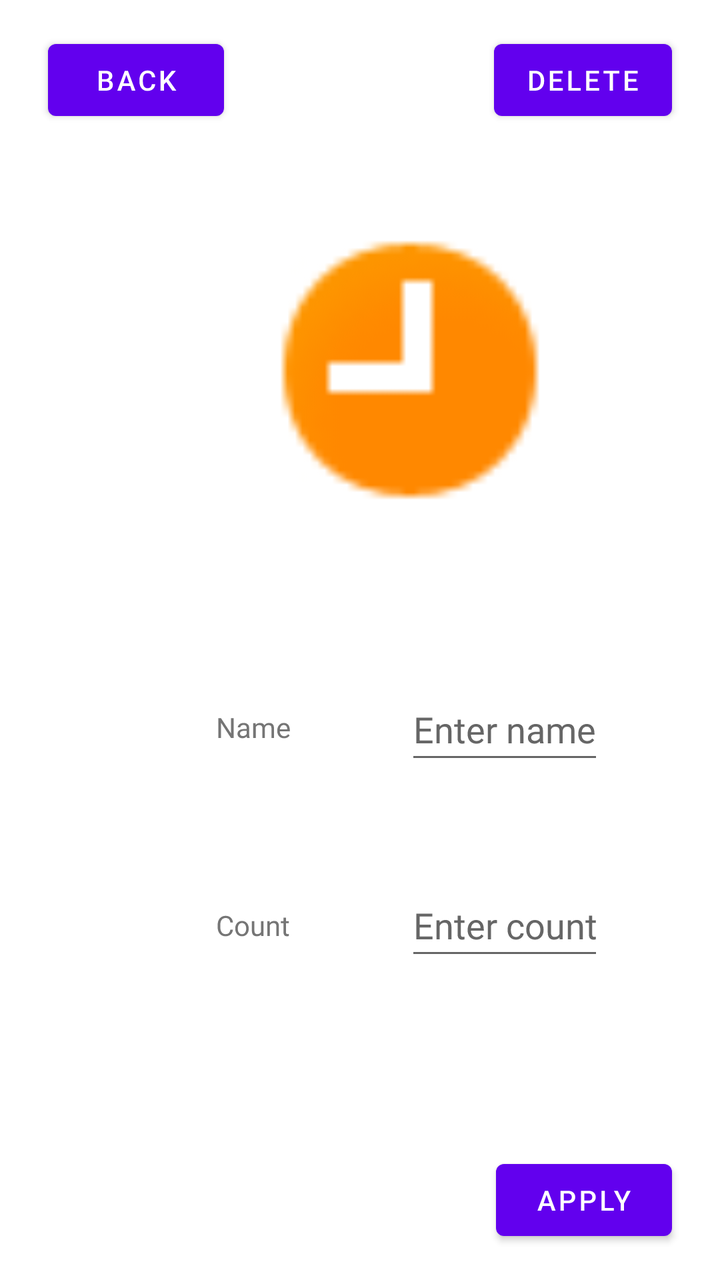
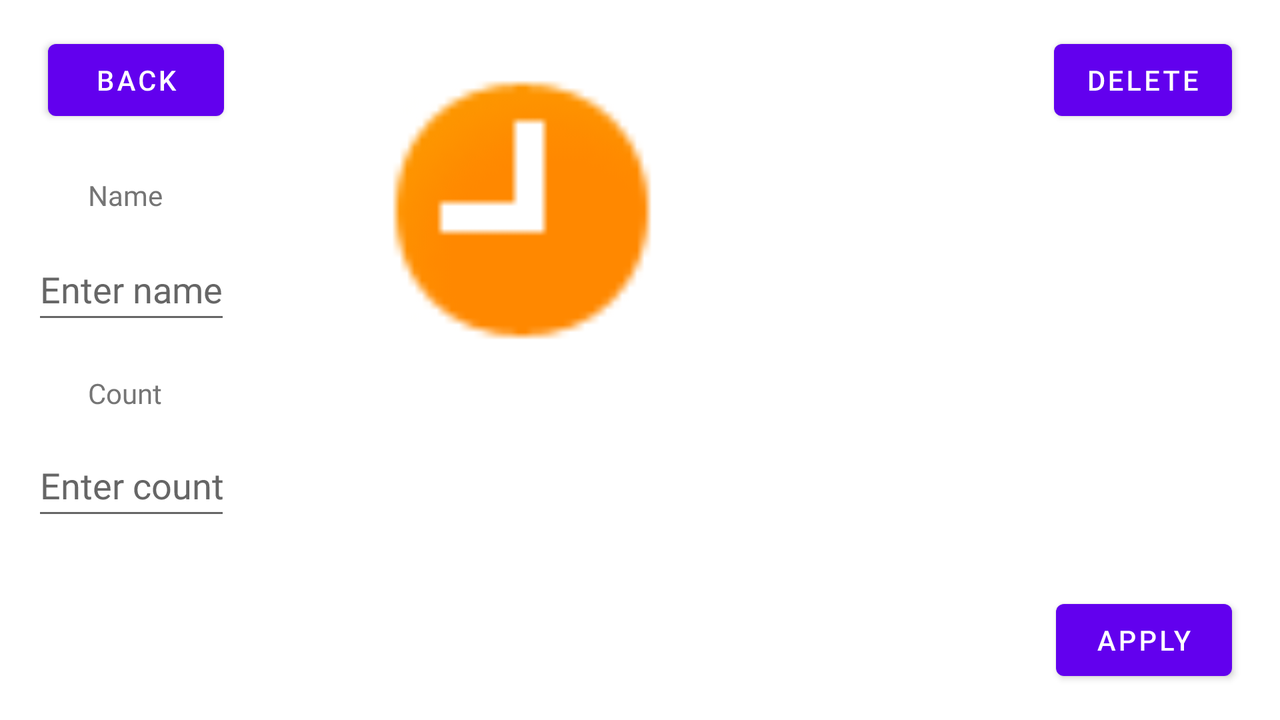

One screen, two layout resources from the same app: the default and the repository's alternative for another configuration. Each is rendered where Android would select it; the XML of both is given below.
<!-- AndroidManifest.xml: application theme Theme.KR1 -->
<!-- res/layout/fragment_product_editor.xml -->
<?xml version="1.0" encoding="utf-8"?>
<androidx.constraintlayout.widget.ConstraintLayout
    android:id="@+id/editor_fragment"
    xmlns:android="http://schemas.android.com/apk/res/android"
    xmlns:app="http://schemas.android.com/apk/res-auto"
    android:layout_width="match_parent"
    android:layout_height="match_parent"
    android:rotationX="360">

    <Button
        android:id="@+id/backButton"
        android:layout_width="wrap_content"
        android:layout_height="wrap_content"
        android:layout_marginStart="24dp"
        android:layout_marginTop="16dp"
        android:text="@string/backButton"
        app:layout_constraintLeft_toLeftOf="parent"
        app:layout_constraintTop_toTopOf="parent" />

    <Button
        android:id="@+id/deleteButton"
        android:layout_width="wrap_content"
        android:layout_height="wrap_content"
        android:layout_marginEnd="24dp"
        android:layout_marginTop="16dp"
        android:text="@string/deleteButton"
        app:layout_constraintRight_toRightOf="parent"
        app:layout_constraintTop_toTopOf="parent" />

    <ImageView
        android:id="@+id/productImage"
        android:layout_width="194dp"
        android:layout_height="178dp"
        android:layout_marginStart="84dp"
        android:layout_marginTop="32dp"
        app:layout_constraintLeft_toLeftOf="@id/backButton"
        app:layout_constraintTop_toBottomOf="@id/backButton"
        app:srcCompat="@android:drawable/presence_away"
        android:contentDescription="@string/productImage" />

    <TextView
        android:id="@+id/productName"
        android:layout_width="wrap_content"
        android:layout_height="wrap_content"
        android:layout_marginTop="80dp"
        android:text="@string/productName"
        app:layout_constraintLeft_toLeftOf="@id/productImage"
        app:layout_constraintTop_toBottomOf="@id/productImage" />

    <EditText
        android:id="@+id/productNameChange"
        android:layout_width="0dp"
        android:layout_height="wrap_content"
        android:autofillHints="name"
        android:imeOptions="actionDone"
        android:hint="@string/enterName"
        android:inputType="text"
        android:layout_marginTop="65dp"
        android:minHeight="48dp"
        app:layout_constraintRight_toRightOf="@id/productImage"
        app:layout_constraintTop_toBottomOf="@id/productImage" />

    <TextView
        android:id="@+id/productCount"
        android:layout_width="wrap_content"
        android:layout_height="wrap_content"
        android:layout_marginTop="80dp"
        android:text="@string/productCount"
        app:layout_constraintLeft_toLeftOf="@id/productName"
        app:layout_constraintTop_toBottomOf="@id/productName" />

    <EditText
        android:id="@+id/productCountChange"
        android:layout_width="0dp"
        android:layout_height="wrap_content"
        android:layout_marginTop="50dp"
        android:autofillHints="name"
        android:imeOptions="actionDone"
        android:hint="@string/enterCount"
        android:inputType="number"
        android:minHeight="48dp"
        app:layout_constraintLeft_toLeftOf="@id/productNameChange"
        app:layout_constraintRight_toRightOf="@id/productNameChange"
        app:layout_constraintTop_toBottomOf="@id/productNameChange" />

    <Button
        android:id="@+id/applyButton"
        android:layout_width="wrap_content"
        android:layout_height="wrap_content"
        android:text="@string/applyButton"
        android:layout_marginEnd="24dp"
        android:layout_marginBottom="16dp"
        app:layout_constraintRight_toRightOf="parent"
        app:layout_constraintBottom_toBottomOf="parent"/>

</androidx.constraintlayout.widget.ConstraintLayout>
<!-- resources referenced by this layout -->
<resources>
  <string name="applyButton">Apply</string>
  <string name="backButton">back</string>
  <string name="deleteButton">Delete</string>
  <string name="enterCount">Enter count</string>
  <string name="enterName">Enter name</string>
  <string name="productCount">Count</string>
  <string name="productImage">ProductImage</string>
  <string name="productName">Name</string>
  <style name="Theme.KR1" parent="Theme.MaterialComponents.DayNight.DarkActionBar">
          
          <item name="colorPrimary">@color/purple_500</item>
          <item name="colorPrimaryVariant">@color/purple_700</item>
          <item name="colorOnPrimary">@color/white</item>
          
          <item name="colorSecondary">@color/teal_200</item>
          <item name="colorSecondaryVariant">@color/teal_700</item>
          <item name="colorOnSecondary">@color/black</item>
          
          <item name="android:statusBarColor">?attr/colorPrimaryVariant</item>
          
      </style>
</resources>
<!-- res/layout-land/fragment_product_editor.xml (the repository's variant of the layout above) -->
<!-- drawn on the phone turned sideways -->
<?xml version="1.0" encoding="utf-8"?>
<androidx.constraintlayout.widget.ConstraintLayout
    xmlns:android="http://schemas.android.com/apk/res/android"
    xmlns:app="http://schemas.android.com/apk/res-auto"
    android:layout_width="match_parent"
    android:layout_height="match_parent"
    android:rotationX="360">

    <Button
        android:id="@+id/backButton"
        android:layout_width="wrap_content"
        android:layout_height="wrap_content"
        android:layout_marginStart="24dp"
        android:layout_marginTop="16dp"
        android:text="@string/backButton"
        app:layout_constraintLeft_toLeftOf="parent"
        app:layout_constraintTop_toTopOf="parent" />

    <Button
        android:id="@+id/deleteButton"
        android:layout_width="wrap_content"
        android:layout_height="wrap_content"
        android:layout_marginEnd="24dp"
        android:layout_marginTop="16dp"
        android:text="@string/deleteButton"
        app:layout_constraintRight_toRightOf="parent"
        app:layout_constraintTop_toTopOf="parent" />

    <ImageView
        android:id="@+id/productImage"
        android:layout_width="194dp"
        android:layout_height="178dp"
        android:layout_marginStart="140dp"
        android:contentDescription="@string/productImage"
        app:layout_constraintLeft_toLeftOf="@id/backButton"
        app:layout_constraintTop_toTopOf="@id/backButton"
        app:srcCompat="@android:drawable/presence_away" />

    <TextView
        android:id="@+id/productName"
        android:layout_width="wrap_content"
        android:layout_height="wrap_content"
        android:layout_marginStart="20dp"
        android:layout_marginTop="24dp"
        android:text="@string/productName"
        app:layout_constraintLeft_toLeftOf="@id/backButton"
        app:layout_constraintTop_toBottomOf="@id/backButton" />

    <EditText
        android:id="@+id/productNameChange"
        android:layout_width="0dp"
        android:layout_height="wrap_content"
        android:layout_marginStart="16dp"
        android:layout_marginTop="12dp"
        android:autofillHints="name"
        android:hint="@string/enterName"
        android:imeOptions="actionDone"
        android:inputType="text"
        android:minHeight="48dp"
        app:layout_constraintLeft_toLeftOf="parent"
        app:layout_constraintTop_toBottomOf="@id/productName" />

    <TextView
        android:id="@+id/productCount"
        android:layout_width="wrap_content"
        android:layout_height="wrap_content"
        android:layout_marginTop="80dp"
        android:text="@string/productCount"
        app:layout_constraintLeft_toLeftOf="@id/productName"
        app:layout_constraintTop_toBottomOf="@id/productName"/>

    <EditText
        android:id="@+id/productCountChange"
        android:layout_width="0dp"
        android:layout_height="wrap_content"
        android:layout_marginTop="50dp"
        android:autofillHints="name"
        android:imeOptions="actionDone"
        android:hint="@string/enterCount"
        android:inputType="number"
        android:minHeight="48dp"
        app:layout_constraintLeft_toLeftOf="@id/productNameChange"
        app:layout_constraintRight_toRightOf="@id/productNameChange"
        app:layout_constraintTop_toBottomOf="@id/productNameChange" />

    <Button
        android:id="@+id/applyButton"
        android:layout_width="wrap_content"
        android:layout_height="wrap_content"
        android:text="@string/applyButton"
        android:layout_marginEnd="24dp"
        android:layout_marginBottom="16dp"
        app:layout_constraintRight_toRightOf="parent"
        app:layout_constraintBottom_toBottomOf="parent"/>

</androidx.constraintlayout.widget.ConstraintLayout>
